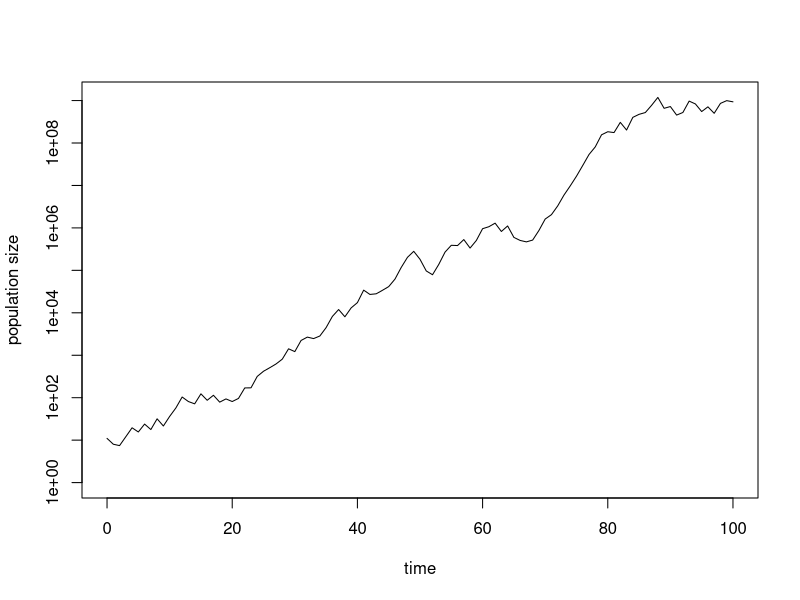
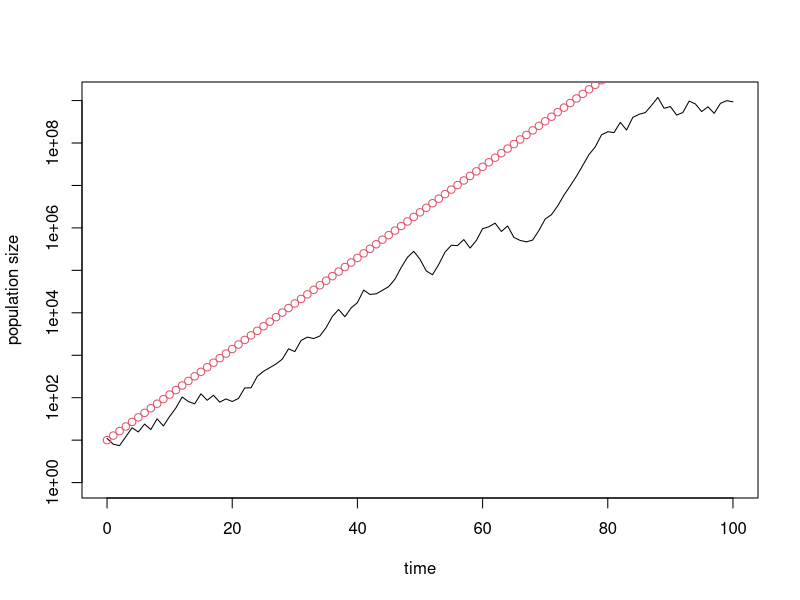
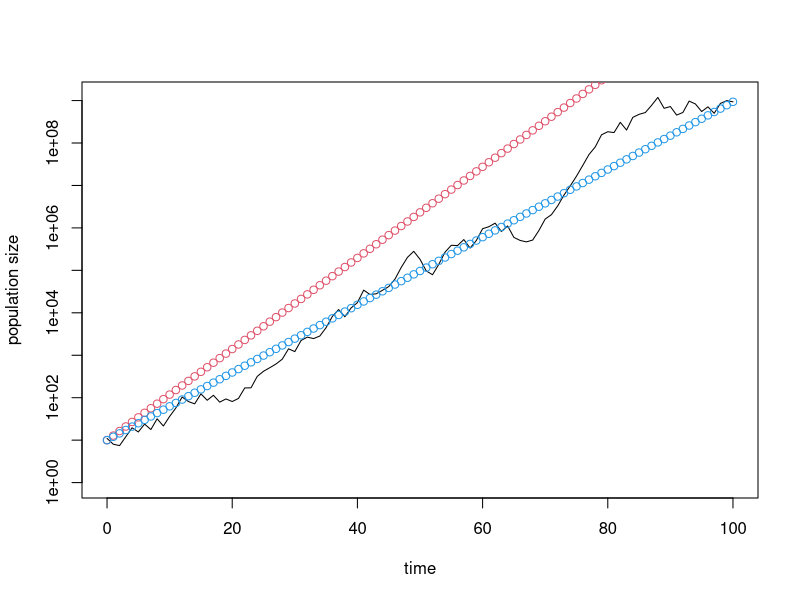
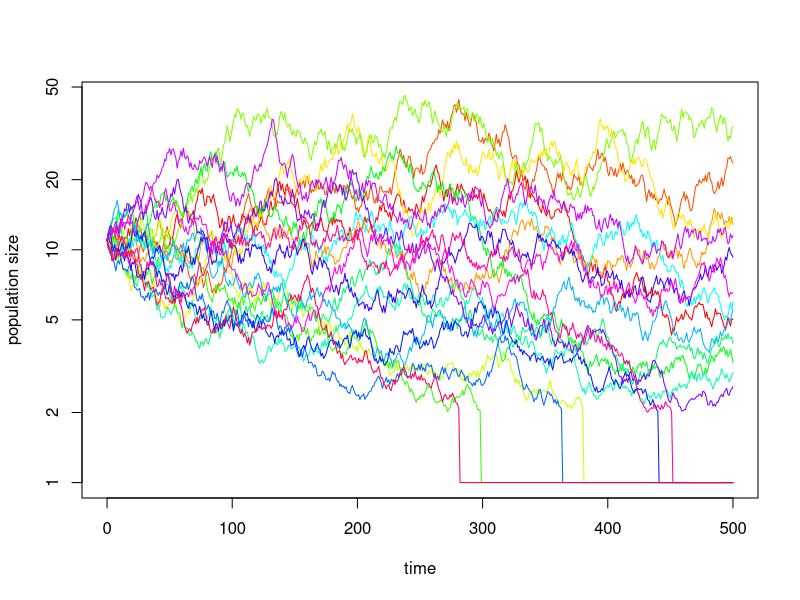

These charts were generated, in order, by the following R code:
## ---- chunk 1
knitr::opts_chunk$set(echo = TRUE)
## ---- chunk 2
runif(10, 1, 2) # produces a vector of 10 random numbers between 1 and 2
## ---- chunk 3
n <- 100 # lenght of time series
min <- 0.5 # lowest possible value of the growth factor lamabda
max <- 2 # largest possible value of the growth factor lambda
N0 <- 10 # initial population size

growth_factors <- runif(n, min, max)
## ---- chunk 4
N0 <- 10 # population size at time t=0
time_series <- numeric(n+1) # creates an (empty) vector of length n+1 (initial values plus n later time steps) in which we will store the population time series
time_series[1] <- N0 # initial population size N0 entered as first entry

for (t in 1:n) {# for-loop that projects the population n time steps into the future
  time_series[t+1] <- if (time_series[t]*growth_factors[t] < 1) 0 # sets the population vector to 0 in case N drops below 1
  else time_series[t]*growth_factors[t]
  }
## ---- chunk 5
plot(0:n, time_series+1, type="l", log="y", ylim=c(1,max(time_series)), xlab="time", ylab="population size")
## ---- chunk 6
arithmetic_mean <- mean(growth_factors) # calculates the arithmetic mean of the annual grwoth factors
arithmetic_mean # shows the value of the arithmetic mean
## ---- chunk 7
time_series_arith <- numeric(n+1) # creates an (empty) vector of length tmax+1 in which we will store the population time series
time_series_arith[1] <- N0 # first entry in this vector equals initial population size N(0)
  for (t in 1:n) {# for-loop that projects the population tmax time steps into the future using only the arithmetric mean
  time_series_arith[t+1] <- max(0, time_series_arith[t]*arithmetic_mean)
  }

plot(0:n, time_series+1, type="l", log="y", ylim=c(1,max(time_series)), xlab="time", ylab="population size") # repeats the plot with the stochastic time series
lines(0:n, time_series_arith, type="p", col="2") # adds the line based on arithmetric mean to the plot
## ---- chunk 8
geometric_mean <- exp(mean(log(growth_factors))) # calculates the geometric mean of the annual grwoth factors by using Eq.(3.16) in Pasztor et al. (2016)
geometric_mean # shows the value of the geometric mean
## ---- chunk 9
time_series_geom <- numeric(n+1) # creates an (empty) vector of length tmax+1 in which we will store the population time series
time_series_geom[1] <- N0 # first entry in this vector equals initial population size N(0)
for (t in 1:n) {# for-loop that projects the population tmax time steps into the future using only the geometric mean
  time_series_geom[t+1] <- max(0,time_series_geom[t]*geometric_mean)
}

plot(0:n, time_series+1, type="l", log="y", ylim=c(1,max(time_series)), xlab="time", ylab="population size") # repeats the plot with the stochastic time series
lines(0:n, time_series_arith, type="p", col="2") # adds the line based on arithmetric mean in red
lines(0:n, time_series_geom, type="p", col="4") # add the line based on geometric mean in blue
## ---- chunk 10
environmental_stochasticity <- function(N0, n, min, max) {# function with four arguments
  growth_factors <- runif(n, min, max) # creates vector of n random lambda-values
  time_series <- numeric(n+1) # creates an empty vector to store time series
  time_series[1] <- N0 # defines the N0 as the first entry in the time sereis
  for (t in 1:n) {
    time_series[t+1] <- if (time_series[t]*growth_factors[t] < 1) 0 else time_series[t]*growth_factors[t]
  }
  return(time_series)
}
## ---- chunk 11
n <- 500 # lenght of time series
min <- 0.9 # lowest possible value for growth factor
max <- 1.1 # largest possible value of growth factor
N0 <- 10 # initial population size
sim <- 20 # number of simulation runs

results <- matrix(numeric(sim), nrow = n + 1, ncol = sim) # creates an empty matrix to save the results

j <- 1 # intialize a counter
for (i in 1:sim) {# executes the function sim times
  results[, j] <- environmental_stochasticity(N0, n, min, max) # produces a time series and stores it in the jth column of the matrix results
  j = j + 1 # updates the counter by increasing it by 1
}
## ---- chunk 12
cl <- rainbow(sim) # set number of colors equal to number of simulations

maxN <- numeric(sim) # here we determines how long the y-axis has to be
for (i in 1:sim) {# we do this by determining the largest population size that is reached in each of the simulations
  maxN[i] <- max(results[, i])
}

plot(0:n, results[, 1]+1, type="l", log="y", ylim=c(1, max(maxN)), col=cl[1], xlab="time", ylab="population size") # plot the result from the first simulation
for (i in 2:sim) {# add the results from all other simulations to the same graph
  lines(0:n, results[, i]+1, type="l", col=cl[i])
}
